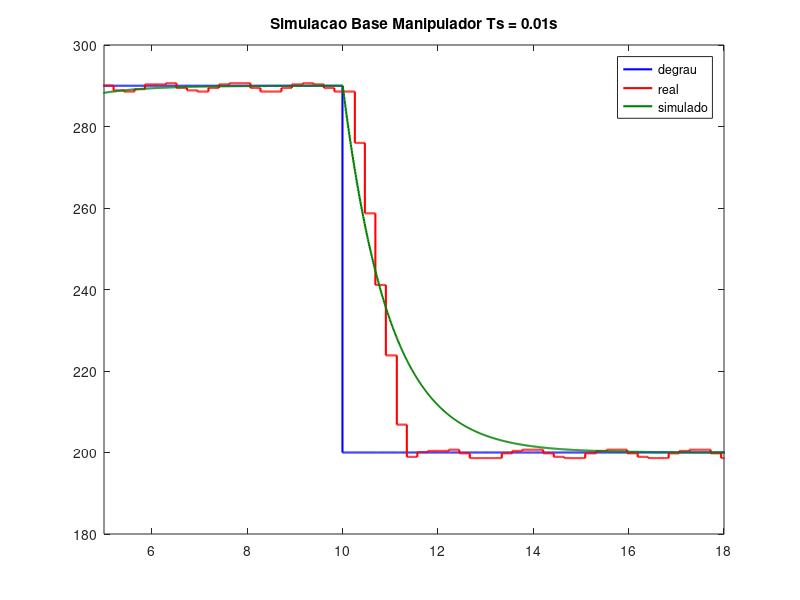
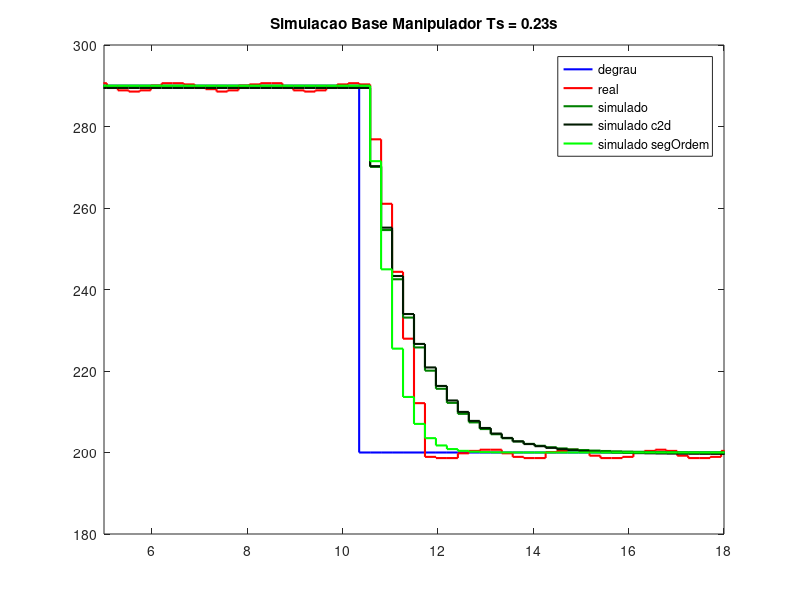
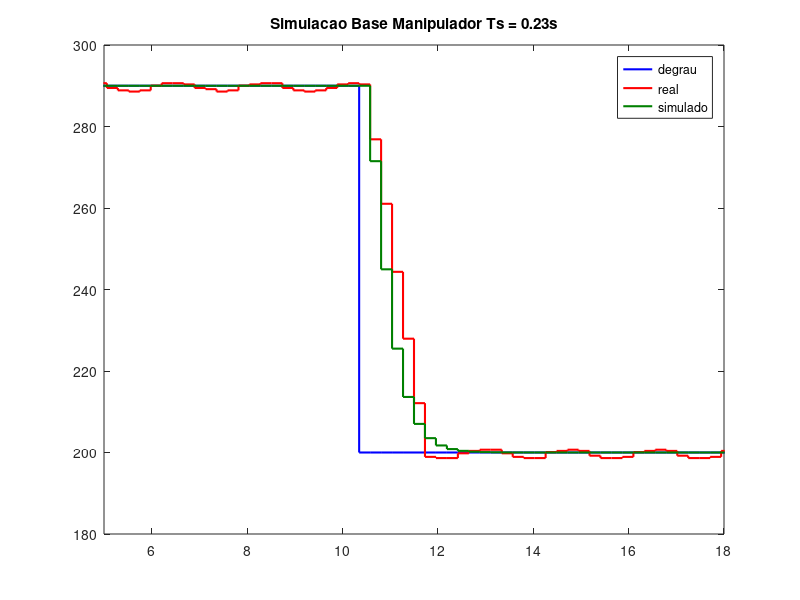

Source code (MATLAB) for these figures, in order:
clc;
close all;

load('inputBase0_01.mat')
load('outputBase0_01.mat')
load('inputBase0_23.mat')
load('outputBase0_23.mat')

darkGreen = [0, 0.5, 0];
darknessGreen = [0, 0.1, 0];

tfBase0_01 = tf([0.0102],[1 -0.9898],0.01)

% Um polo - Discreto direto
% tfBase0_23 = tf([0.1657],[1 -0.8339],0.23)
tfBase0_23 = tf(1,[.92 1])
tfBase0_23 = c2d(tfBase0_23, 0.23,'zoh')
% Um polo - Continuo e depois discreto c2d()
tfBase0_23_c2d = tf([0.2132],[1 -0.7864],0.23)
% Dois polos
% tfBase0_23_segOrdem = tf([0.06611 0 0],[1 -1.621 .6865],0.23)
% Tres polos
% tfBase0_23_segOrdem = tf([0.02781 0 0],[1 -2.431 2.077 -0.6184],0.23)
% Dois polos c2d (MELHOR RESULTADO)
% tfBase0_23_segOrdem = tf([0.06258 0.05215],[1 -1.465 .5797],0.23)
% tfBase0_23_segOrdem = tf([23.7127],[1 9.7391 23.7127])
tfBase0_23_segOrdem = tf([13.3384],[1 7.3043 13.3384])
tfBase0_23_segOrdem = c2d(tfBase0_23_segOrdem, 0.23,'zoh')

timeBase0_01 = 0:0.01:19.99;
refBase0_01 = zeros(1,2000);

timeBase0_23 = 0:0.23:19.78;
refBase0_23 = zeros(1,87);

for idx = 1:2000
    if idx <= 1000
        refBase0_01(1,idx) = 290;
    else
        refBase0_01(1,idx) = 200;
    end
end

for idx = 1:87
    if idx <= 45
        refBase0_23(1,idx) = 290;
    else
        refBase0_23(1,idx) = 200;
    end
end

refBase0_23_estab = zeros(1,187);
timeBase0_23_estab = 0:0.23:42.78;

for idx = 1:187
    if idx <= 145
        refBase0_23_estab(1,idx) = 290;
    else
        refBase0_23_estab(1,idx) = 200;
    end
end

resultStepBase0_01 = lsim(tfBase0_01,refBase0_01,timeBase0_01);

resultStepBase0_23 = lsim(tfBase0_23,refBase0_23_estab,timeBase0_23_estab);
resultStepBase0_23_c2d = lsim(tfBase0_23_c2d,refBase0_23_estab,timeBase0_23_estab);
resultStepBase0_23_segOrdem = lsim(tfBase0_23_segOrdem,refBase0_23_estab,timeBase0_23_estab);

figure(1)
stairs(timeBase0_01(1,:),refBase0_01(1,:),'b', 'LineWidth', 1.5);
hold on
stairs(timeBase0_01(1,:),outputBase0_01(:,1),'r', 'LineWidth', 1.5);
hold on
stairs(timeBase0_01(1,:),resultStepBase0_01,'Color',[0,.5,0], 'LineWidth', 1.5);
axis([5 18 180 300])
legend('degrau','real','simulado')
title('Simulacao Base Manipulador Ts = 0.01s')

figure(2)
stairs(timeBase0_23(1,:),refBase0_23(1,:),'b', 'LineWidth', 1.5);
hold on
stairs(timeBase0_23(1,:),outputBase0_23(:,1),'r', 'LineWidth', 1.5);
hold on
stairs(timeBase0_23(1,:),resultStepBase0_23(101:187,1),'Color',darkGreen, 'LineWidth', 1.5);
hold on
stairs(timeBase0_23(1,:),resultStepBase0_23_c2d(101:187,1),'Color',darknessGreen, 'LineWidth', 1.5);
hold on
stairs(timeBase0_23(1,:),resultStepBase0_23_segOrdem(101:187,1),'g', 'LineWidth', 1.5);
axis([5 18 180 300])
legend('degrau','real','simulado', 'simulado c2d', 'simulado segOrdem')
title('Simulacao Base Manipulador Ts = 0.23s')

figure(3)
stairs(timeBase0_23(1,:),refBase0_23(1,:),'b', 'LineWidth', 1.5);
hold on
stairs(timeBase0_23(1,:),outputBase0_23(:,1),'r', 'LineWidth', 1.5);
hold on
stairs(timeBase0_23(1,:),resultStepBase0_23_segOrdem(101:187,1),'Color',darkGreen, 'LineWidth', 1.5);
axis([5 18 180 300])
legend('degrau','real','simulado')
title('Simulacao Base Manipulador Ts = 0.23s')